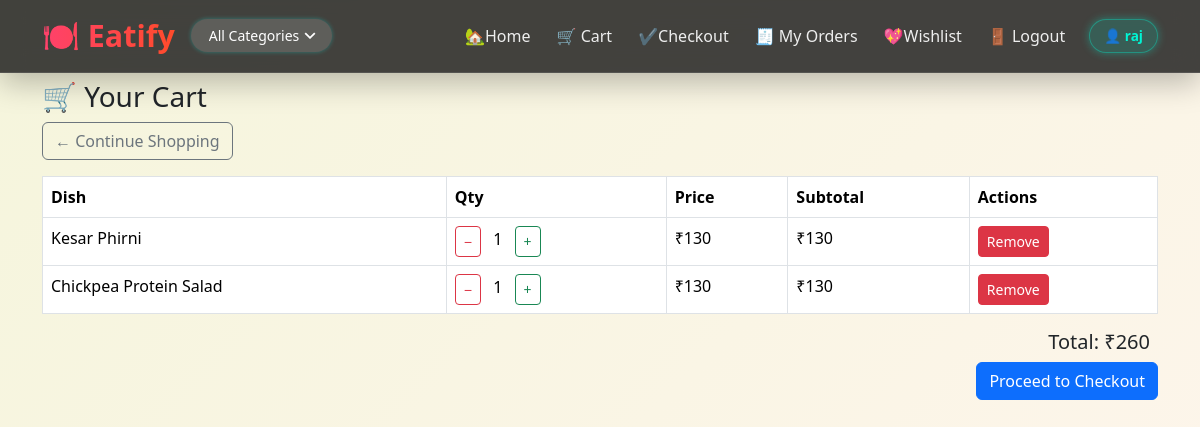
The page /cart/ (signed in) on the database as committed earlier.
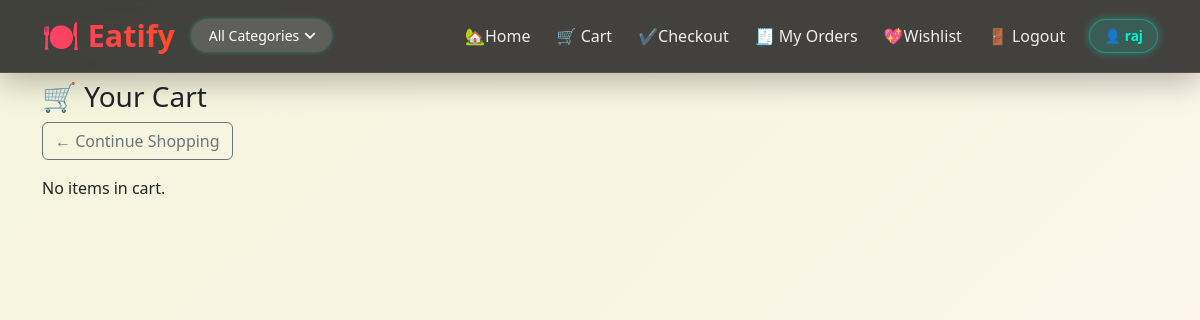
The same page on the database as committed later.
### Eatify/models.py (models this page shows, shortened)
class BaseModel(models.Model):
    uid = models.UUIDField(default=uuid.uuid4, editable=False, primary_key=True)
    created_at = models.DateTimeField(auto_now_add=True)
    update_at = models.DateTimeField(auto_now=True)
    class Meta:
        abstract = True

class Cart(BaseModel):
    user = models.ForeignKey(User, on_delete=models.CASCADE)
    food = models.ForeignKey(Food, on_delete=models.CASCADE)
    quantity = models.PositiveIntegerField(default=1)

class Food(BaseModel):
    category = models.ForeignKey(Category, on_delete=models.CASCADE, related_name='foods')
    food_name = models.CharField(max_length=100)
    food_slug = models.SlugField(unique=True)
    food_description = models.TextField()
    food_price = models.IntegerField(default=0)
    food_demo_price = models.IntegerField(default=0)
    quantity = models.CharField(max_length=50, null=True, blank=True)

### Eatify/views.py (the view)
# urls.py: path('cart/', view_cart, name='view_cart'),
@login_required
def view_cart(request):
    cart_items = Cart.objects.filter(user=request.user)
    total = sum(item.food.food_price * item.quantity for item in cart_items)
    return render(request, 'cart.html', {
        'cart_items': cart_items,
        'total': total
    })

### Eatify/templatetags/custom_filters.py (called while the page is built)
@register.filter
def multiply(value, arg):
    return value * arg

### Eatify/templates/cart.html (shortened to what this page needs)
{% extends 'eatifybase.html' %}
{% load custom_filters %}
{% block content %}
<h3>🛒 Your Cart</h3>
<a href="{% url 'eatify_home' %}" class="btn btn-outline-secondary mb-3">← Continue Shopping</a>
{% if cart_items %}
    <table class="table table-bordered">
        <thead>
            <tr>
                <th>Dish</th>
                <th>Qty</th>
                <th>Price</th>
                <th>Subtotal</th>
                <th>Actions</th>
            </tr>
        </thead>
        <tbody>
            {% for item in cart_items %}
                <tr>
                    <td>{{ item.food.food_name }}</td>
                    <td>
                        <a href="{% url 'decrease_cart' item.food.uid %}" class="btn btn-sm btn-outline-danger">−</a>
                        <span class="mx-2">{{ item.quantity }}</span>
                        <a href="{% url 'increase_cart' item.food.uid %}" class="btn btn-sm btn-outline-success">+</a>
                    </td>
                    <td>₹{{ item.food.food_price }}</td>
                    <td>₹{{ item.food.food_price|multiply:item.quantity }}</td>
                    <td>
                        <a href="{% url 'remove_from_cart' item.food.food_slug %}" class="btn btn-sm btn-danger">Remove</a>
                    </td>
                </tr>
            {% endfor %}
        </tbody>
    </table>
    <h5 class="text-end me-2">Total: ₹{{ total }}</h5>
    <div class="d-flex justify-content-end">
        <a href="{% url 'checkout' %}" class="btn btn-primary">Proceed to Checkout</a>
    </div>
{% else %}
    <p>No items in cart.</p>
{% endif %}
{% endblock %}

Rows that differ between the two databases and show on the page:
removed Cart: food.food_name "Kesar Phirni", quantity "1", food.food_price "130", food.food_price|multiply "130"
removed Cart: food.food_name "Chickpea Protein Salad", quantity "1", food.food_price "130", food.food_price|multiply "130"
Other text that changed with them:
{{ total }}: "260" → (not shown)
text no longer shown: "Dish Qty Price Subtotal Actions Total: ₹ Proceed to Checkout"
text now shown: "No items in cart."
